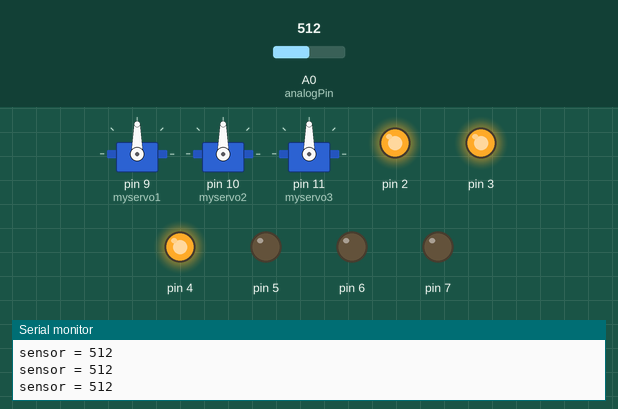
The sketch below on a simulated Arduino Uno, built with avr-gcc and run on an emulated ATmega328P. On the bench: 3 × servo, output pins drawn as LEDs (lit = HIGH), the last lines printed to the serial monitor. The test bench sets the inputs (shaded band); at power-on: A0 (analogPin) = 512.

Above: at 1.2 s.
1.3 s: A0 (analogPin) set to 473
At 2.5 s:
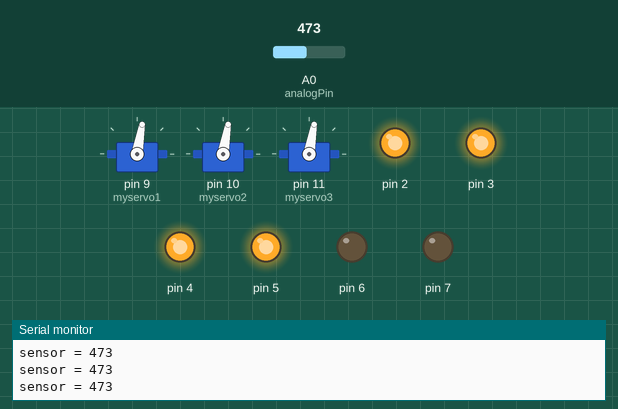
2.8 s: A0 (analogPin) set to 306
At 3.8 s:
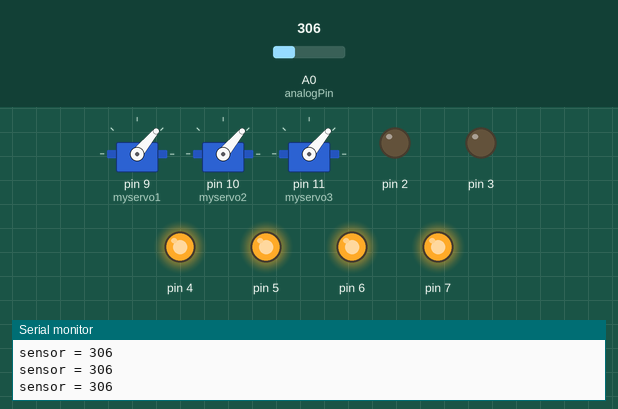
4.3 s: A0 (analogPin) set to 257
At 4.9 s:
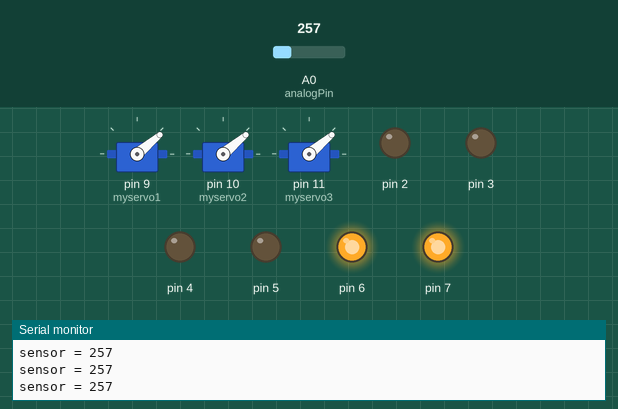
5.8 s: A0 (analogPin) set to 122
At 7.0 s:
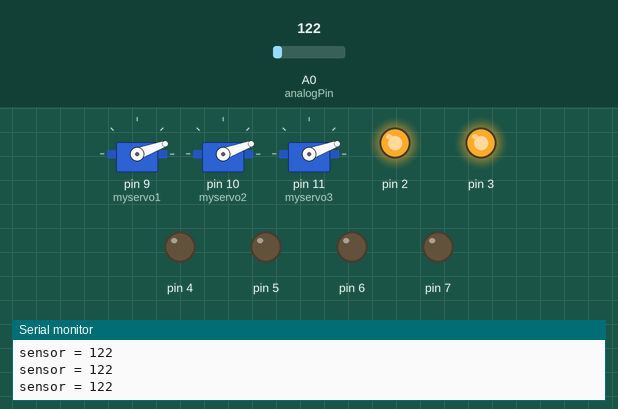
7.3 s: A0 (analogPin) set to 104
At 8.4 s:
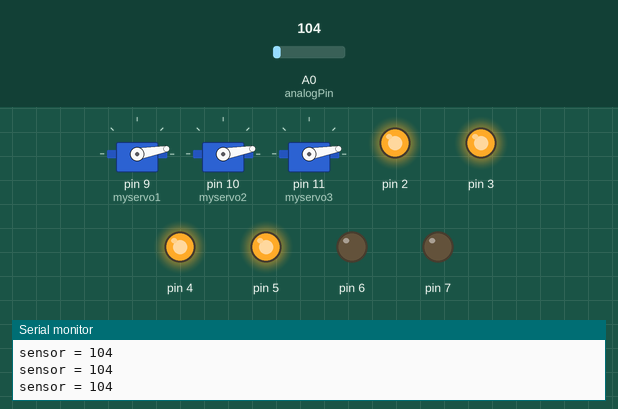
8.8 s: A0 (analogPin) set to 90
Timing chart, 0 to 11.3 s (numbered marks = the images above; inputs shaded):
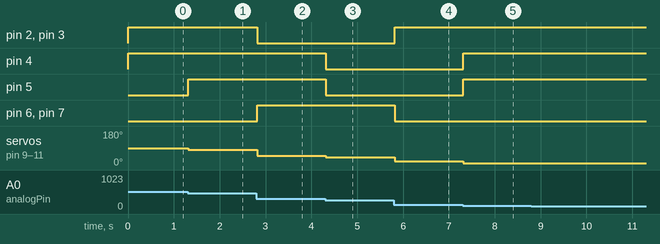

Measured:
- after the input at 1.3 s, pin 5: LOW → HIGH at once; servo on pin 9 (myservo1), servo on pin 10 (myservo2), servo on pin 11 (myservo3): 90° → 80° at once
- after the input at 2.8 s, pin 2, pin 3: HIGH → LOW at once; pin 6, pin 7: LOW → HIGH at once; servo on pin 9 (myservo1), servo on pin 10 (myservo2), servo on pin 11 (myservo3): 80° → 50° at once
- after the input at 4.3 s, pin 4, pin 5: HIGH → LOW at once; servo on pin 9 (myservo1), servo on pin 10 (myservo2), servo on pin 11 (myservo3): 50° → 40° at once
- after the input at 5.8 s, pin 2, pin 3: LOW → HIGH at once; pin 6, pin 7: HIGH → LOW at once; servo on pin 9 (myservo1), servo on pin 10 (myservo2), servo on pin 11 (myservo3): 40° → 20° at once
- after the input at 7.3 s, pin 4, pin 5: LOW → HIGH at once; servo on pin 9 (myservo1), servo on pin 10 (myservo2), servo on pin 11 (myservo3): 20° → 10° at once

The sketch:

ServoKnobLED.ino
```cpp
/*
 Controlling a servo position using a potentiometer (variable resistor)
 by Michal Rinott <http://people.interaction-ivrea.it/m.rinott>

 modified on 8 Nov 2013
 by Scott Fitzgerald
 http://www.arduino.cc/en/Tutorial/Knob
*/

#include <Servo.h>

Servo myservo1;  // create servo object to control a servo
Servo myservo2;
Servo myservo3;

int pos = 0;
// INIT analog input
const int analogPin = A0;
int sensorValue = 0;

void setup() {
  Serial.begin(9600);
  myservo1.attach(9);  // attaches the servo on pin 9 to the servo object
  myservo2.attach(10);
  myservo3.attach(11);

  // LED initialized
  pinMode(2, OUTPUT);
  pinMode(3, OUTPUT);
  pinMode(4, OUTPUT);
  pinMode(5, OUTPUT);
  pinMode(6, OUTPUT);
  pinMode(7, OUTPUT);
}

void loop() {
  sensorValue = analogRead(analogPin);
  Serial.print("sensor = ");
  Serial.println(sensorValue);

//  val = analogRead(potpin);            // reads the value of the potentiometer (value between 0 and 1023)
//  val = map(val, 0, 1023, 0, 180);     // scale it to use it with the servo (value between 0 and 180)

  if(sensorValue > 969){
    myservo1.write(180); // sets the servo position according to the scaled value
    myservo2.write(180);
    myservo3.write(180);
    digitalWrite(2, HIGH);
    digitalWrite(3, HIGH);
    digitalWrite(4, HIGH);
    digitalWrite(5, HIGH);
    digitalWrite(6, HIGH);
    digitalWrite(7, HIGH);
    delay(5);
  }
  else if(sensorValue >= 915 && sensorValue < 969){
    myservo1.write(170);
    myservo2.write(170);
    myservo3.write(170);
    digitalWrite(2, LOW);
    digitalWrite(3, HIGH);
    digitalWrite(4, HIGH);
    digitalWrite(5, HIGH);
    digitalWrite(6, HIGH);
    digitalWrite(7, HIGH);
    delay(5);
  }
  else if(sensorValue >= 861 && sensorValue < 915){
    myservo1.write(160);
    myservo2.write(160);
    myservo3.write(160);
    digitalWrite(2, LOW);
    digitalWrite(3, LOW);
    digitalWrite(4, HIGH);
    digitalWrite(5, HIGH);
    digitalWrite(6, HIGH);
    digitalWrite(7, HIGH);
    delay(5);
  }
  else if(sensorValue >= 807 && sensorValue < 861){
    myservo1.write(150);
    myservo2.write(150);
    myservo3.write(150);
    digitalWrite(2, LOW);
    digitalWrite(3, LOW);
    digitalWrite(4, LOW);
    digitalWrite(5, HIGH);
    digitalWrite(6, HIGH);
    digitalWrite(7, HIGH);
    delay(5);
  }
  else if(sensorValue >= 753 && sensorValue < 807){
    myservo1.write(140);
    myservo2.write(140);
    myservo3.write(140);
    digitalWrite(2, LOW);
    digitalWrite(3, LOW);
    digitalWrite(4, LOW);
    digitalWrite(5, LOW);
    digitalWrite(6, HIGH);
    digitalWrite(7, HIGH);
    delay(5);
  }
  else if(sensorValue >= 699 && sensorValue < 753){
    myservo1.write(130);
    myservo2.write(130);
    myservo3.write(130);
    digitalWrite(2, LOW);
    digitalWrite(3, LOW);
    digitalWrite(4, LOW);
    digitalWrite(5, LOW);
    digitalWrite(6, LOW);
    digitalWrite(7, HIGH);
    delay(5);
  }
  else if(sensorValue >= 645 && sensorValue < 699){
    myservo1.write(120);
    myservo2.write(120);
    myservo3.write(120);
    digitalWrite(2, LOW);
    digitalWrite(3, LOW);
    digitalWrite(4, LOW);
    digitalWrite(5, LOW);
    digitalWrite(6, LOW);
    digitalWrite(7, LOW);
    delay(5);
  }
  else if(sensorValue >= 591 && sensorValue < 645){
    myservo1.write(110);
    myservo2.write(110);
    myservo3.write(110);
    digitalWrite(2, HIGH);
    digitalWrite(3, LOW);
    digitalWrite(4, LOW);
    digitalWrite(5, LOW);
    digitalWrite(6, LOW);
    digitalWrite(7, LOW);
    delay(5);
  }
  else if(sensorValue >= 537 && sensorValue < 591){
    myservo1.write(100);
    myservo2.write(100);
    myservo3.write(100);
    digitalWrite(2, HIGH);
    digitalWrite(3, HIGH);
    digitalWrite(4, LOW);
    digitalWrite(5, LOW);
    digitalWrite(6, LOW);
    digitalWrite(7, LOW);
    delay(5);
  }
  else if(sensorValue >= 483 && sensorValue < 537){
    myservo1.write(90);
    myservo2.write(90);
    myservo3.write(90);
    digitalWrite(2, HIGH);
    digitalWrite(3, HIGH);
    digitalWrite(4, HIGH);
    digitalWrite(5, LOW);
    digitalWrite(6, LOW);
    digitalWrite(7, LOW);
    delay(5);
  }
  else if(sensorValue >= 429 && sensorValue < 483){
    myservo1.write(80);
    myservo2.write(80);
    myservo3.write(80);
    digitalWrite(2, HIGH);
    digitalWrite(3, HIGH);
    digitalWrite(4, HIGH);
    digitalWrite(5, HIGH);
    digitalWrite(6, LOW);
    digitalWrite(7, LOW);
    delay(5);
  }
  else if(sensorValue >= 375 && sensorValue < 429){
    myservo1.write(70);
    myservo2.write(70);
    myservo3.write(70);
    digitalWrite(2, HIGH);
    digitalWrite(3, HIGH);
    digitalWrite(4, HIGH);
    digitalWrite(5, HIGH);
    digitalWrite(6, HIGH);
    digitalWrite(7, LOW);
    delay(5);
  }
  else if(sensorValue >= 321 && sensorValue < 375){
    myservo1.write(60);
    myservo2.write(60);
    myservo3.write(60);
    digitalWrite(2, HIGH);
    digitalWrite(3, HIGH);
    digitalWrite(4, HIGH);
    digitalWrite(5, HIGH);
    digitalWrite(6, HIGH);
    digitalWrite(7, HIGH);
    delay(5);
  }
  else if(sensorValue >= 267 && sensorValue < 321){
    myservo1.write(50);
    myservo2.write(50);
    myservo3.write(50);
    digitalWrite(2, LOW);
    digitalWrite(3, LOW);
    digitalWrite(4, HIGH);
    digitalWrite(5, HIGH);
    digitalWrite(6, HIGH);
    digitalWrite(7, HIGH);
    delay(5);
  }
  else if(sensorValue >= 213 && sensorValue < 267){
    myservo1.write(40);
    myservo2.write(40);
    myservo3.write(40);
    digitalWrite(2, LOW);
    digitalWrite(3, LOW);
    digitalWrite(4, LOW);
    digitalWrite(5, LOW);
    digitalWrite(6, HIGH);
    digitalWrite(7, HIGH);
    delay(5);
  }
  else if(sensorValue >= 159 && sensorValue < 213){
    myservo1.write(30);
    myservo2.write(30);
    myservo3.write(30);
    digitalWrite(2, LOW);
    digitalWrite(3, LOW);
    digitalWrite(4, LOW);
    digitalWrite(5, LOW);
    digitalWrite(6, LOW);
    digitalWrite(7, LOW);
    delay(5);
  }
  else if(sensorValue >= 105 && sensorValue < 159){
    myservo1.write(20);
    myservo2.write(20);
    myservo3.write(20);
    digitalWrite(2, HIGH);
    digitalWrite(3, HIGH);
    digitalWrite(4, LOW);
    digitalWrite(5, LOW);
    digitalWrite(6, LOW);
    digitalWrite(7, LOW);
    delay(5);
  }
  else if(sensorValue >= 51 && sensorValue < 105){
    myservo1.write(10);
    myservo2.write(10);
    myservo3.write(10);
    digitalWrite(2, HIGH);
    digitalWrite(3, HIGH);
    digitalWrite(4, HIGH);
    digitalWrite(5, HIGH);
    digitalWrite(6, LOW);
    digitalWrite(7, LOW);
    delay(5);
  }
  else{
    myservo1.write(0);
    myservo2.write(0);
    myservo3.write(0);
    digitalWrite(2, HIGH);
    digitalWrite(3, HIGH);
    digitalWrite(4, HIGH);
    digitalWrite(5, HIGH);
    digitalWrite(6, HIGH);
    digitalWrite(7, HIGH);
    delay(5);
  }
}
```
